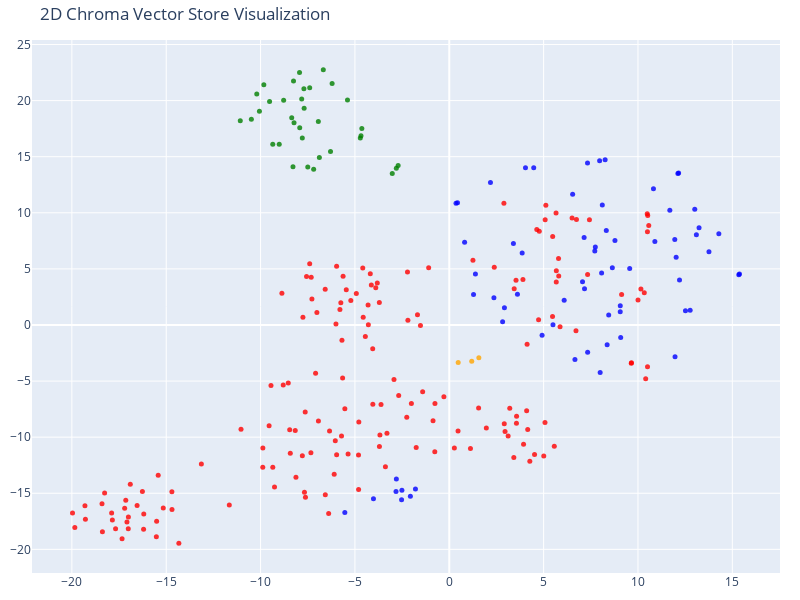

Source (notebook cell):
### Code cell
tsne = TSNE(n_components=2, random_state=42)
reduced_vectors = tsne.fit_transform(vectors)

# Create the 2D scatter plot
fig = go.Figure(data=[go.Scatter(
    x=reduced_vectors[:, 0],
    y=reduced_vectors[:, 1],
    mode='markers',
    marker=dict(size=5, color=colors, opacity=0.8),
    text=[f"Type: {t}<br>Text: {d[:100]}..." for t, d in zip(doc_types, documents)],
    hoverinfo='text'
)])

fig.update_layout(title='2D Chroma Vector Store Visualization',
    scene=dict(xaxis_title='x',yaxis_title='y'),
    width=800,
    height=600,
    margin=dict(r=20, b=10, l=10, t=40)
)

fig.show()

### Figure 1 — Plotly figure (JSON) as saved in the notebook; plotly's stock layout.template omitted (floating-point values rounded to 4 significant figures; data arrays with more than 128 entries replaced by an {"elided": "..."} marker saying what was removed)
{"data": [{"hoverinfo": "text", "marker": {"color": {"elided": "272 str values"}, "opacity": 0.8, "size": 5}, "mode": "markers", "text": {"elided": "272 str values"}, "type": "scatter", "x": {"elided": "272 float values"}, "y": {"elided": "272 float values"}}], "layout": {"height": 600, "margin": {"b": 10, "l": 10, "r": 20, "t": 40}, "scene": {"xaxis": {"title": {"text": "x"}}, "yaxis": {"title": {"text": "y"}}}, "title": {"text": "2D Chroma Vector Store Visualization"}, "width": 800}}
